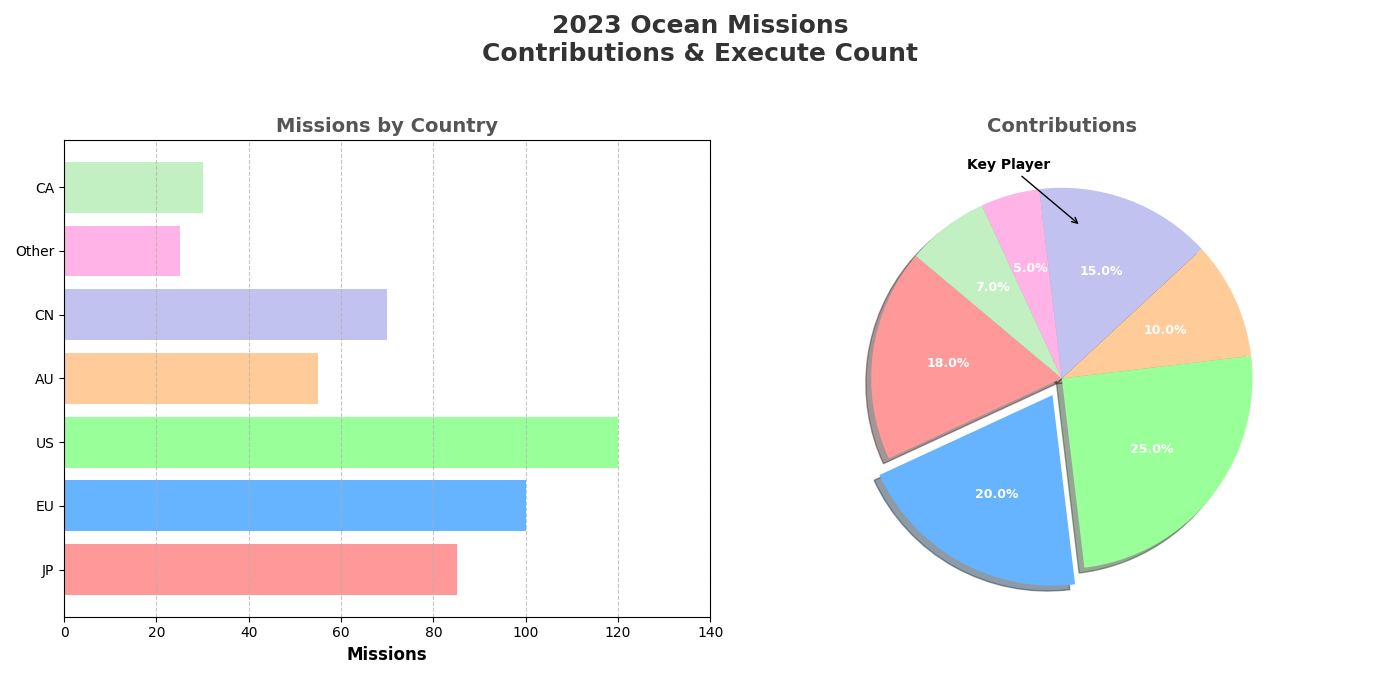

The script that drew this image:
import matplotlib.pyplot as plt
import numpy as np

countries = ['JP', 'EU', 'US', 'AU', 'CN', 'Other', 'CA']
contributions = [18, 20, 25, 10, 15, 5, 7]
missions = [85, 100, 120, 55, 70, 25, 30]

# New color set
colors = ['#ff9999', '#66b3ff', '#99ff99', '#ffcc99', '#c2c2f0', '#ffb3e6', '#c2f0c2']

fig, (ax1, ax2) = plt.subplots(1, 2, figsize=(14, 7))
fig.suptitle("2023 Ocean Missions\nContributions & Execute Count", fontsize=18, fontweight='bold', color='#333')

ax1.barh(countries, missions, color=colors)
ax1.set_xlabel('Missions', fontsize=12, fontweight='bold')
ax1.set_title("Missions by Country", fontsize=14, fontweight='bold', color='#555')
ax1.grid(axis='x', linestyle='--', alpha=0.7)
ax1.set_xlim(0, max(missions) + 20)

wedges, texts, autotexts = ax2.pie(
    contributions, 
    labels=countries, 
    autopct='%1.1f%%', 
    startangle=140, 
    colors=colors, 
    explode=(0, 0.1, 0, 0, 0, 0, 0), 
    shadow=True,
    textprops=dict(color="white", fontsize=9, weight="bold")
)

ax2.set_title("Contributions", fontsize=14, fontweight='bold', color='#555')

ax2.annotate(
    'Key Player',
    xy=(0.1, 0.8),
    xytext=(-0.5, 1.1),
    arrowprops=dict(facecolor='black', arrowstyle='->'),
    fontsize=10,
    fontweight='bold',
    color='black'
)

plt.tight_layout(rect=[0, 0.03, 1, 0.95])

plt.show()
